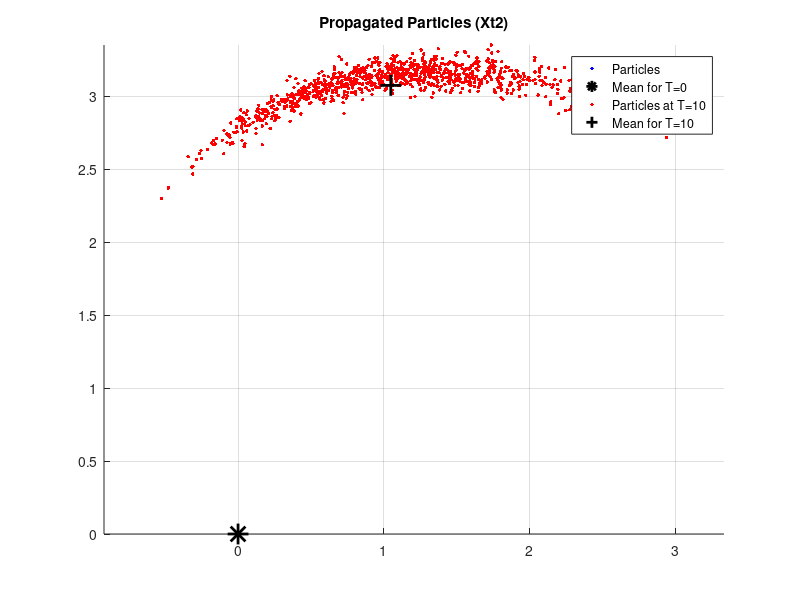

Reproduce this figure in MATLAB.
% % Particle Filter
N = 1000;

Xt1 = cell(1,N); % input N Particles
Xt2 = cell(1,N);
for i = 1:N
    Xt1{i} = [0;0;0]; % assigning initial pose
end 

t1=0; %first time step



  t2 =10;%second time step
    
    
    
  phi_l = 1.5; % left wheel commanded angular velocity
  phi_r = 2; % right wheel commanded angular velocity

  r = 0.25; %wheel radius
  w = 0.5 ;%wheel track width

  sig_l = 0.05; % uncertainty in left wheel speed
  sig_r = 0.05; % uncertainty in right wheel speed
  sig_p = 0.10; % uncertainty in measurement speed
  Xi=[];

  dt = t2-t1;
    for i=1:1:N
    
        xi = Xt1{i}; % extracting particle from array
    
        x = xi(1);
        y = xi(2); % extracting X, Y and theta from particle
        angle = xi(3);
    
        T_x1 = [cos(angle),-sin(angle),x  %creating homogenous T for particle xi
                sin(angle),cos(angle),y
                0, 0, 1];
    
       % calculating motion model on lie group 
        phi_r_noise = phi_r + (sig_r*randn());
        phi_l_noise = phi_l + (sig_l*randn());
    
% converting lie group to euclidean space and updating particle
    % position using exp map 

        omega_dot = [0,-(r/w)*(phi_r_noise-phi_l_noise),(r/2)*(phi_r_noise+phi_l_noise)
                 (r/w)*(phi_r_noise-phi_l_noise),0,0
                 0,0,0];
    
        T_x2 = T_x1 * expm(dt*omega_dot); %updating particle position in SE(3) using exponential map

    % extracting X Y and theta from new particle pose and reassining it to updated particle vector 
        Xt2{i} = [T_x2(1,3);T_x2(2,3);atan2(T_x2(2,1),T_x2(1,1))];
     
    end

%% 


%Extract positions from Xt1 and Xt2
pos_t1 = [];
pos_t2 = [];

for i = 1:N
    pos_t1(i, :) = Xt1{i}(1:2)';
    pos_t2(i, :) = Xt2{i}(1:2)';

end

% Calculate statistics for both
mean_t1 = mean(pos_t1, 1)
mean_t2 = mean(pos_t2, 1)
cov_t1 = cov(pos_t1)
cov_t2 = cov(pos_t2)

% Plotting means with particle distributions

hold on;
plot(pos_t1(:,1), pos_t1(:,2), 'b.', 'MarkerSize', 8);
plot(mean_t1(1), mean_t1(2), 'k*', 'MarkerSize', 15, 'LineWidth', 2);
title('Initial Particles (Xt1)');

plot(pos_t2(:,1), pos_t2(:,2), 'r.', 'MarkerSize', 8);
plot(mean_t2(1), mean_t2(2), 'k+', 'MarkerSize', 15, 'LineWidth', 2);
title('Propagated Particles (Xt2)');
legend('Particles', 'Mean for T=0','Particles at T=10','Mean for T=10');
grid on
axis equal

